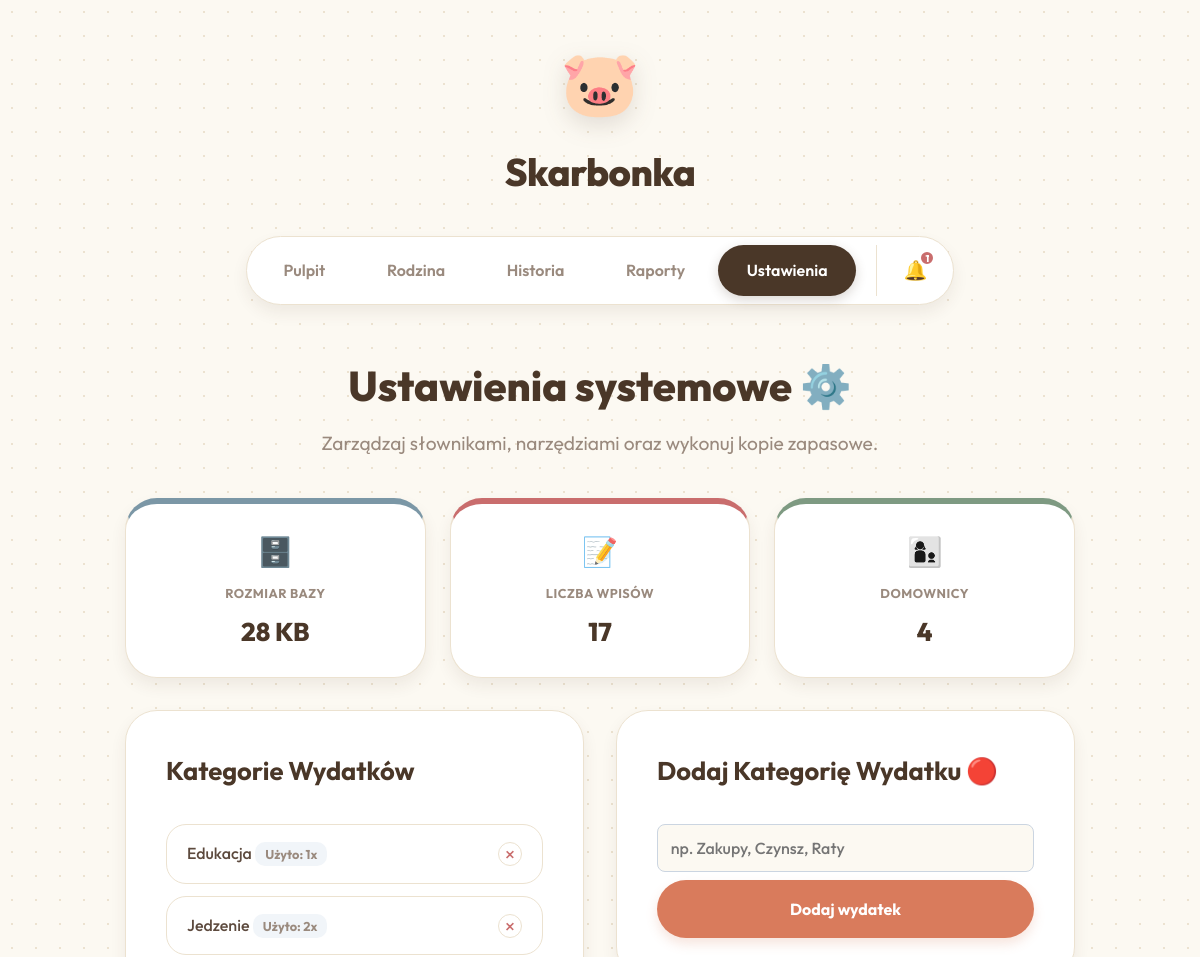
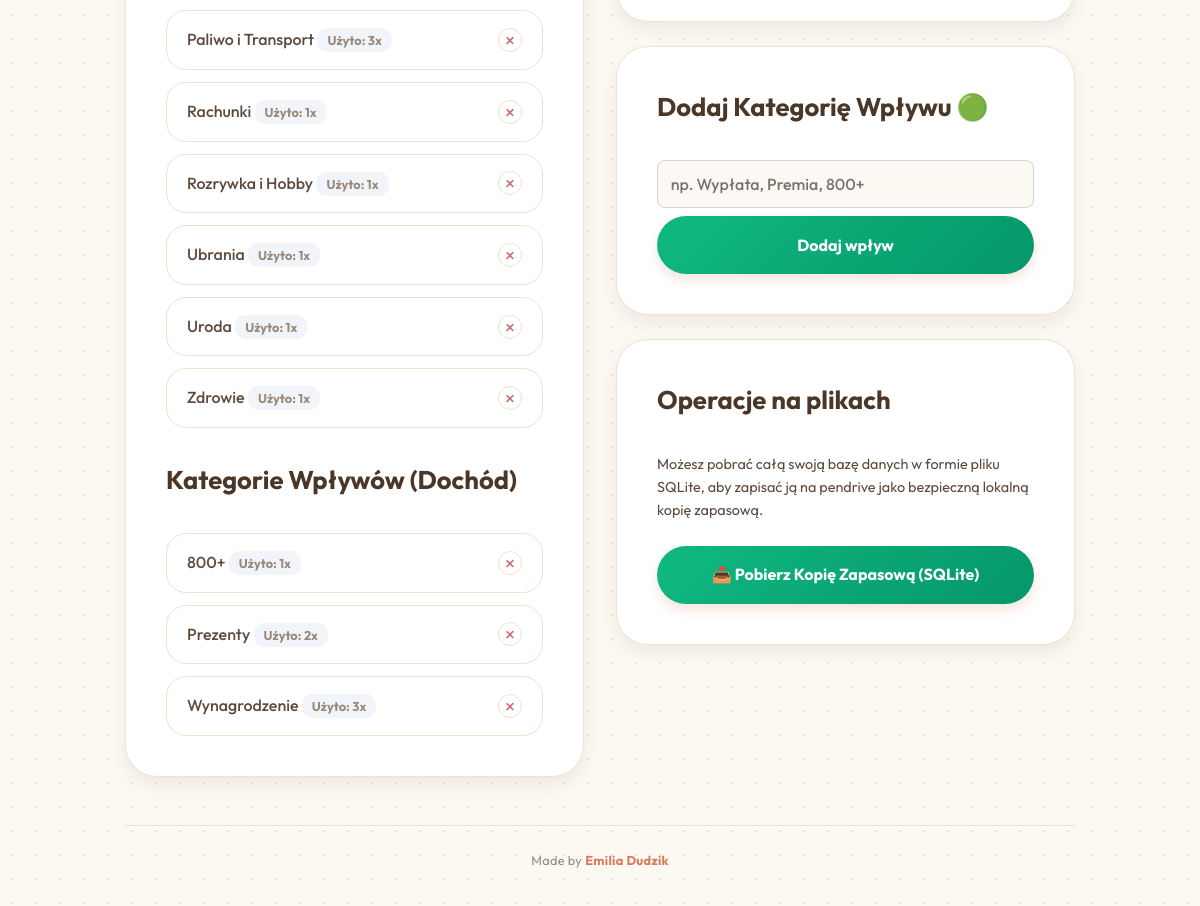
The page /settings.php on the database its author committed (2 pictures, top to bottom).
### tables this page shows
CREATE TABLE categories (
                id INTEGER PRIMARY KEY AUTOINCREMENT,
                name TEXT NOT NULL,
                type TEXT NOT NULL CHECK(type IN ('income', 'expense'))
            );

### settings.php (the view, shortened to what this page needs)
<?php
require_once 'db.php';
$stmt = $db->query("
    SELECT c.*, COUNT(t.id) as tx_count
    FROM categories c
    LEFT JOIN transactions t ON c.id = t.category_id
    GROUP BY c.id
    ORDER BY c.type, c.name
");
$categories = $stmt->fetchAll(PDO::FETCH_ASSOC);
$expenses = array_filter($categories, fn($c) => $c['type'] === 'expense');
$incomes = array_filter($categories, fn($c) => $c['type'] === 'income');
$usersCount = $db->query("SELECT COUNT(*) FROM users")->fetchColumn();
$txCount = $db->query("SELECT COUNT(*) FROM transactions")->fetchColumn();
$dbSize = file_exists('budget.sqlite') ? round(filesize('budget.sqlite') / 1024, 2) : 0;
$unreadNotifs = $db->query("SELECT * FROM notifications WHERE is_read = 0 ORDER BY created_at DESC")->fetchAll(PDO::FETCH_ASSOC);
$unreadCount = count($unreadNotifs);
?>
<!DOCTYPE html>
<html lang="pl">
<head>
    <link rel="stylesheet" href="style.css">
</head>
<body>
    <div class="app-wrapper">
        <header class="app-header">
            <div class="logo">
                <div class="logo-icon">🐷</div>
                <h1>Skarbonka</h1>
            </div>
            <nav class="top-nav">
                <a href="index.php">Pulpit</a>
                <a href="members.php">Rodzina</a>
                <a href="history.php">Historia</a>
                <a href="reports.php">Raporty</a>
                <a href="settings.php" class="active">Ustawienia</a>
                <div class="notif-center">
                    <div class="notif-bell" onclick="toggleNotifs()">
                        🔔
                        <?php if ($unreadCount > 0): ?>
                            <div class="notif-badge"><?= $unreadCount ?></div>
                        <?php endif; ?>
                    </div>
                </div>
            </nav>
        </header>
        <main class="main-content">
            <header class="topbar">
                <div>
                    <h2 class="greeting">Ustawienia systemowe ⚙️</h2>
                    <p class="subtitle">Zarządzaj słownikami, narzędziami oraz wykonuj kopie zapasowe.</p>
                </div>
            </header>
            <div class="dashboard-cards" style="margin-bottom: 2rem;">
                <div class="card glass-effect gradient-blue">
                    <div class="card-icon">🗄️</div>
                    <h3>Rozmiar Bazy</h3>
                    <p class="amount"><?= $dbSize ?> KB</p>
                </div>
                <div class="card glass-effect gradient-red">
                    <div class="card-icon">📝</div>
                    <h3>Liczba Wpisów</h3>
                    <p class="amount"><?= $txCount ?></p>
                </div>
                <div class="card glass-effect gradient-green">
                    <div class="card-icon">👩‍👦</div>
                    <h3>Domownicy</h3>
                    <p class="amount"><?= $usersCount ?></p>
                </div>
            </div>
            <div class="settings-grid">
                <section class="glass-effect section-box">
                    <div class="section-header">
                        <h3>Kategorie Wydatków</h3>
                    </div>
                    <div class="cat-list" style="margin-bottom: 2rem;">
                        <?php foreach($expenses as $c): ?>
                            <div class="cat-item">
                                <div>
                                    <span style="font-weight: 500;"><?= htmlspecialchars($c['name']) ?></span>
                                    <span class="badge-info">Użyto: <?= $c['tx_count'] ?>x</span>
                                </div>
                                <form action="delete_category.php" method="POST" style="margin: 0;" onsubmit="return confirm('Trwale usunąć tę kategorię?');">
                                    <button type="submit" class="btn-delete" title="Usuń kategorię" style="width: 24px; height: 24px;">×</button>
                                </form>
                            </div>
                        <?php endforeach; ?>
                    </div>
                    <div class="section-header">
                        <h3>Kategorie Wpływów (Dochód)</h3>
                    </div>
                    <div class="cat-list">
                        <?php foreach($incomes as $c): ?>
                            <div class="cat-item">
                                <div>
                                    <span style="font-weight: 500;"><?= htmlspecialchars($c['name']) ?></span>
                                    <span class="badge-info">Użyto: <?= $c['tx_count'] ?>x</span>
                                </div>
                                <form action="delete_category.php" method="POST" style="margin: 0;" onsubmit="return confirm('Trwale usunąć tę kategorię?');">
                                    <button type="submit" class="btn-delete" title="Usuń kategorię" style="width: 24px; height: 24px;">×</button>
                                </form>
                            </div>
                        <?php endforeach; ?>
                    </div>
                </section>
                <div style="display: flex; flex-direction: column; gap: 1.5rem;">
                    <section class="glass-effect section-box">
                        <div class="section-header">
                            <h3>Dodaj Kategorię Wydatku 🔴</h3>
                        </div>
                        <form action="add_category.php" method="POST" class="add-form" style="display: flex; gap: 0.5rem; flex-direction: column;">
                            <input type="text" name="name" required placeholder="np. Zakupy, Czynsz, Raty" style="padding: 0.8rem; border-radius: 8px; border: 1px solid #cbd5e1;">
                            <button type="submit" class="btn-primary full-width" style="margin-top: 0;">Dodaj wydatek</button>
                        </form>
                    </section>
                    <section class="glass-effect section-box">
                        <div class="section-header">
                            <h3>Dodaj Kategorię Wpływu 🟢</h3>
                        </div>
                        <form action="add_category.php" method="POST" class="add-form" style="display: flex; gap: 0.5rem; flex-direction: column;">
                            <input type="text" name="name" required placeholder="np. Wypłata, Premia, 800+" style="padding: 0.8rem; border-radius: 8px; border: 1px solid #cbd5e1;">
                            <button type="submit" class="btn-primary full-width" style="margin-top: 0; background: linear-gradient(135deg, #10b981 0%, #059669 100%);">Dodaj wpływ</button>
                        </form>
                    </section>
                    <section class="glass-effect section-box">
                        <div class="section-header">
                            <h3>Operacje na plikach</h3>
                        </div>
                        <p style="color: var(--text-secondary); font-size: 0.9rem; margin-bottom: 1.5rem;">
                            Możesz pobrać całą swoją bazę danych w formie pliku SQLite, aby zapisać ją na pendrive jako bezpieczną lokalną kopię zapasową.
                        </p>
                        <a href="export_db.php" class="btn-primary" style="display: block; text-align: center; text-decoration: none; padding: 1rem; background: linear-gradient(135deg, #10b981 0%, #059669 100%);">📥 Pobierz Kopię Zapasową (SQLite)</a>
                    </section>
                </div>
            </div>
        </main>
        <footer class="app-footer">
            Made by <span>Emilia Dudzik</span>
        </footer>
    </div>
</body>
</html>

### settings.php (style rules this page uses)
.settings-grid { display: grid; grid-template-columns: 1fr 1fr; gap: 2rem; }
.cat-list { display: flex; flex-direction: column; gap: 0.75rem; }
.cat-item { display: flex; justify-content: space-between; align-items: center; background: white; padding: 1rem 1.25rem; border-radius: var(--br-md); border: 1px solid var(--border); transition: var(--transition); }
.badge-info { font-size: 0.8rem; font-weight: 700; background: #f1f5f9; padding: 4px 10px; border-radius: 10px; color: var(--text-muted); }

### rows shown on the page
categories: name "Edukacja", tx_count "1"
categories: name "Jedzenie", tx_count "2"
categories: name "Paliwo i Transport", tx_count "3"
categories: name "Rachunki", tx_count "1"
categories: name "Rozrywka i Hobby", tx_count "1"
categories: name "Ubrania", tx_count "1"
categories: name "Uroda", tx_count "1"
categories: name "Zdrowie", tx_count "1"
categories: name "800+", tx_count "1"
categories: name "Prezenty", tx_count "2"
categories: name "Wynagrodzenie", tx_count "3"

### other values the page prints
$unreadCount "1"
$dbSize "28"
$txCount "17"
$usersCount "4"
